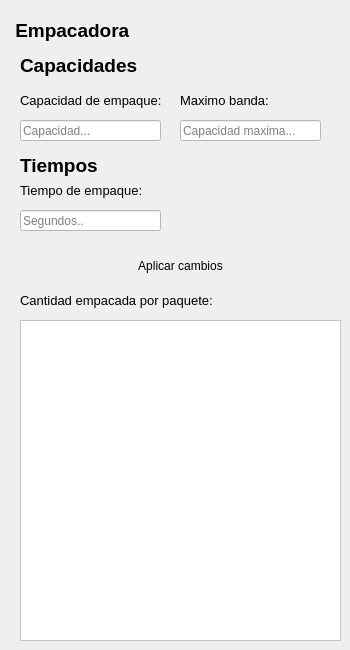
     <widget class="QWidget" name="packer_page">
      <widget class="QLabel" name="label_71">
       <property name="geometry">
        <rect>
         <x>10</x>
         <y>10</y>
         <width>311</width>
         <height>41</height>
        </rect>
       </property>
       <property name="font">
        <font>
         <pointsize>14</pointsize>
         <weight>75</weight>
         <bold>true</bold>
        </font>
       </property>
       <property name="text">
        <string> Empacadora</string>
       </property>
      </widget>
      <widget class="QLineEdit" name="lePackerDelay">
       <property name="geometry">
        <rect>
         <x>20</x>
         <y>210</y>
         <width>141</width>
         <height>21</height>
        </rect>
       </property>
       <property name="styleSheet">
        <string notr="true">background-color: rgb(255, 255, 255);
color: rgb(0, 0, 0);</string>
       </property>
       <property name="inputMask">
        <string/>
       </property>
       <property name="maxLength">
        <number>10</number>
       </property>
       <property name="placeholderText">
        <string>Segundos..</string>
       </property>
      </widget>
      <widget class="QLabel" name="label_72">
       <property name="geometry">
        <rect>
         <x>20</x>
         <y>150</y>
         <width>101</width>
         <height>31</height>
        </rect>
       </property>
       <property name="font">
        <font>
         <pointsize>14</pointsize>
         <weight>75</weight>
         <bold>true</bold>
        </font>
       </property>
       <property name="text">
        <string>Tiempos</string>
       </property>
      </widget>
      <widget class="QLabel" name="label_74">
       <property name="geometry">
        <rect>
         <x>20</x>
         <y>50</y>
         <width>121</width>
         <height>31</height>
        </rect>
       </property>
       <property name="font">
        <font>
         <pointsize>14</pointsize>
         <weight>75</weight>
         <bold>true</bold>
        </font>
       </property>
       <property name="text">
        <string>Capacidades</string>
       </property>
      </widget>
      <widget class="QLabel" name="label_75">
       <property name="geometry">
        <rect>
         <x>20</x>
         <y>180</y>
         <width>141</width>
         <height>21</height>
        </rect>
       </property>
       <property name="font">
        <font>
         <pointsize>10</pointsize>
         <weight>50</weight>
         <bold>false</bold>
        </font>
       </property>
       <property name="text">
        <string>Tiempo de empaque:</string>
       </property>
      </widget>
      <widget class="QLabel" name="label_77">
       <property name="geometry">
        <rect>
         <x>20</x>
         <y>90</y>
         <width>141</width>
         <height>21</height>
        </rect>
       </property>
       <property name="font">
        <font>
         <pointsize>10</pointsize>
         <weight>50</weight>
         <bold>false</bold>
        </font>
       </property>
       <property name="text">
        <string>Capacidad de empaque:</string>
       </property>
      </widget>
      <widget class="QLineEdit" name="lePackerCapacity">
       <property name="geometry">
        <rect>
         <x>20</x>
         <y>120</y>
         <width>141</width>
         <height>21</height>
        </rect>
       </property>
       <property name="styleSheet">
        <string notr="true">background-color: rgb(255, 255, 255);
color: rgb(0, 0, 0);</string>
       </property>
       <property name="inputMask">
        <string/>
       </property>
       <property name="maxLength">
        <number>10</number>
       </property>
       <property name="placeholderText">
        <string>Capacidad...</string>
       </property>
      </widget>
      <widget class="QPushButton" name="btnPackerApply">
       <property name="geometry">
        <rect>
         <x>20</x>
         <y>250</y>
         <width>321</width>
         <height>31</height>
        </rect>
       </property>
       <property name="cursor">
        <cursorShape>PointingHandCursor</cursorShape>
       </property>
       <property name="autoFillBackground">
        <bool>false</bool>
       </property>
       <property name="styleSheet">
        <string notr="true">background-color: rgb(40, 49, 73);
selection-color: rgb(40, 49, 73);</string>
       </property>
       <property name="text">
        <string>Aplicar cambios</string>
       </property>
       <property name="autoDefault">
        <bool>false</bool>
       </property>
       <property name="default">
        <bool>true</bool>
       </property>
       <property name="flat">
        <bool>true</bool>
       </property>
      </widget>
      <widget class="QLabel" name="label_88">
       <property name="geometry">
        <rect>
         <x>180</x>
         <y>90</y>
         <width>141</width>
         <height>21</height>
        </rect>
       </property>
       <property name="font">
        <font>
         <pointsize>10</pointsize>
         <weight>50</weight>
         <bold>false</bold>
        </font>
       </property>
       <property name="text">
        <string>Maximo banda:</string>
       </property>
      </widget>
      <widget class="QLineEdit" name="lePackerMaxBand">
       <property name="geometry">
        <rect>
         <x>180</x>
         <y>120</y>
         <width>141</width>
         <height>21</height>
        </rect>
       </property>
       <property name="styleSheet">
        <string notr="true">background-color: rgb(255, 255, 255);
color: rgb(0, 0, 0);</string>
       </property>
       <property name="inputMask">
        <string/>
       </property>
       <property name="maxLength">
        <number>10</number>
       </property>
       <property name="placeholderText">
        <string>Capacidad maxima...</string>
       </property>
      </widget>
      <widget class="QPlainTextEdit" name="tePackerPacked">
       <property name="geometry">
        <rect>
         <x>20</x>
         <y>320</y>
         <width>321</width>
         <height>321</height>
        </rect>
       </property>
       <property name="cursor" stdset="0">
        <cursorShape>PointingHandCursor</cursorShape>
       </property>
       <property name="autoFillBackground">
        <bool>false</bool>
       </property>
       <property name="styleSheet">
        <string notr="true">background-color: rgb(255, 255, 255);
color: rgb(0, 0, 0);</string>
       </property>
       <property name="readOnly">
        <bool>true</bool>
       </property>
      </widget>
      <widget class="QLabel" name="label_90">
       <property name="geometry">
        <rect>
         <x>20</x>
         <y>290</y>
         <width>201</width>
         <height>21</height>
        </rect>
       </property>
       <property name="font">
        <font>
         <pointsize>10</pointsize>
         <weight>50</weight>
         <bold>false</bold>
        </font>
       </property>
       <property name="text">
        <string>Cantidad empacada por paquete:</string>
       </property>
      </widget>
     </widget>
